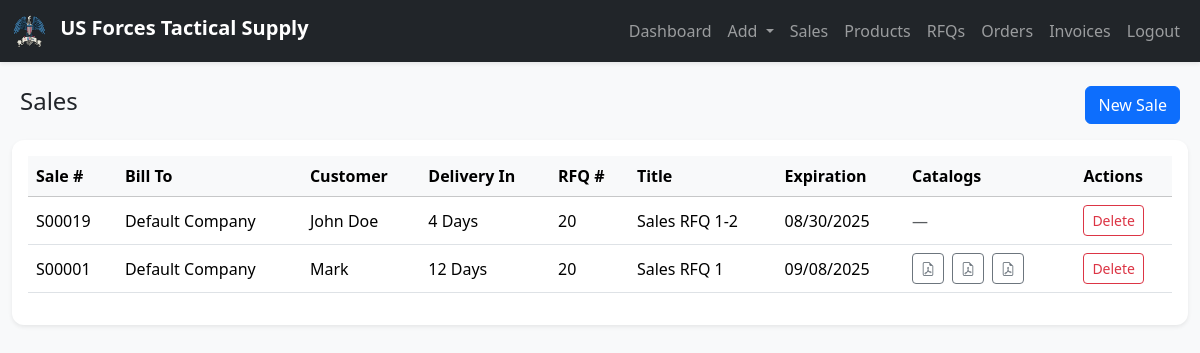
The app's page /modules/sales.php (signed in), older data.
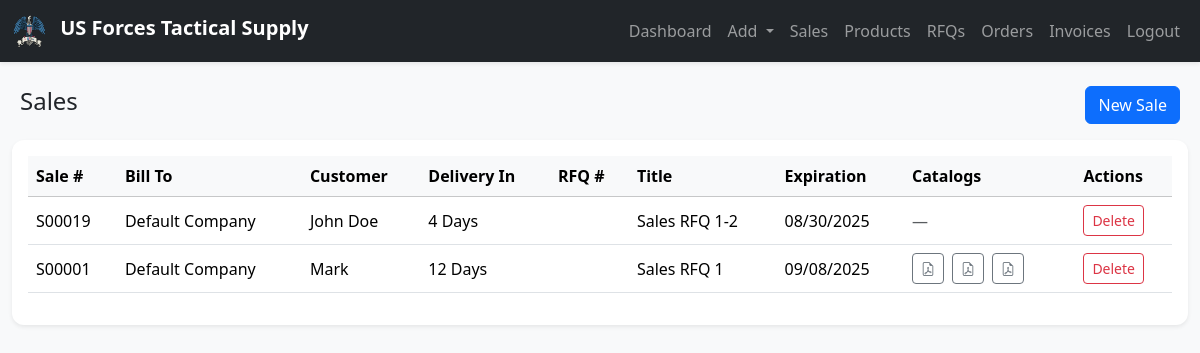
The same page, newer data.
### tables this page shows
CREATE TABLE `sales` (
  `id` int(11) NOT NULL,
  `code` varchar(20) DEFAULT NULL,
  `bill_to` varchar(255) NOT NULL,
  `customer_id` int(11) NOT NULL,
  `delivery_in` varchar(255) DEFAULT NULL,
  `rfq_id` int(11) DEFAULT NULL,
  `title` varchar(255) DEFAULT NULL,
  `expiration` date DEFAULT NULL,
  `created_at` timestamp NOT NULL DEFAULT current_timestamp()
);

CREATE TABLE `customers` (
  `id` int(11) NOT NULL,
  `code` varchar(20) DEFAULT NULL,
  `name` varchar(100) NOT NULL,
  `title` varchar(150) DEFAULT NULL,
  `email` varchar(100) DEFAULT NULL,
  `phone` varchar(50) DEFAULT NULL,
  `address` text DEFAULT NULL,
  `created_at` timestamp NOT NULL DEFAULT current_timestamp()
);

### modules/sales.php (the view, shortened to what this page needs)
<?php
include("../includes/auth.php");
include("../templates/header.php");
include("../templates/navbar.php");
$sales = mysqli_query($conn, "
    SELECT s.*, c.name AS customer
    FROM sales s
    JOIN customers c ON s.customer_id = c.id
    ORDER BY s.id DESC
");
?>
<div class="container-fluid mt-4">
    <div class="d-flex justify-content-between align-items-center mb-3 px-2">
        <h4>Sales</h4>
        <a href="sales_add.php" class="btn btn-primary">New Sale</a>
    </div>
    <div class="card shadow-sm border-0">
        <div class="card-body">
            <div class="table-responsive">
                <table class="table table-hover align-middle">
                    <thead class="table-light">
                        <tr>
                            <th>Sale #</th>
                            <th>Bill To</th>
                            <th>Customer</th>
                            <th>Delivery In</th>
                            <th>RFQ #</th>
                            <th>Title</th>
                            <th>Expiration</th>
                            <th>Catalogs</th>
                            <th>Actions</th>
                        </tr>
                    </thead>
                    <tbody>
                        <?php while ($s = mysqli_fetch_assoc($sales)) { ?>
                            <tr onclick="window.location='sales_edit.php?id=<?= $s['id'] ?>'">
                                <td>
                                    <?= htmlspecialchars($s['code']) ?>
                                </td>
                                <td><?= htmlspecialchars($s['bill_to']) ?></td>
                                <td><?= htmlspecialchars($s['customer']) ?></td>
                                <td><?= htmlspecialchars($s['delivery_in']) ?></td>
                                <td><?= htmlspecialchars($s['rfq_id']) ?></td>
                                <td><?= htmlspecialchars($s['title']) ?></td>
                                <td><?= date("m/d/Y", strtotime($s['expiration'])) ?></td>
                                <td>
                                    <?php
                                    $lines = mysqli_query(
                                        $conn,
                                        "
                                        SELECT sl.catalog_file
                                        FROM sale_lines sl
                                        WHERE sl.sale_id = " . intval($s['id'])
                                    );
                                    $catalogs = [];
                                    while ($l = mysqli_fetch_assoc($lines)) {
                                        if (!empty($l['catalog_file'])) {
                                            $catalogs[] = $l['catalog_file'];
                                        }
                                    }
                                    if (count($catalogs) > 0) {
                                        foreach ($catalogs as $i => $file) {
                                            echo '<a href="../' . htmlspecialchars($file) . '" target="_blank"
                                                    class="btn btn-sm btn-outline-secondary me-2"
                                                    title="View Catalog ' . ($i + 1) . '">
                                                    <i class="bi bi-file-earmark-pdf"></i>
                                                  </a>';
                                         }
                                    } else {
                                        echo '<span class="text-muted">—</span>';
                                    }
                                    ?>
                                </td>
                                <td>
                                    <a href="sales_delete.php?id=<?= $s['id'] ?>" class="btn btn-sm btn-outline-danger"
                                        onclick="return confirm(\'Delete this sale?\')">Delete</a>
                                </td>
                            </tr>
                        <?php } ?>
                    </tbody>
                </table>
            </div>
        </div>
    </div>
</div>
<?php include("../templates/footer.php"); ?>

Row changes from the older to the newer data that the page shows:
changed sales "4 Days": rfq "20" → (not shown)
changed sales "12 Days": rfq "20" → (not shown)
